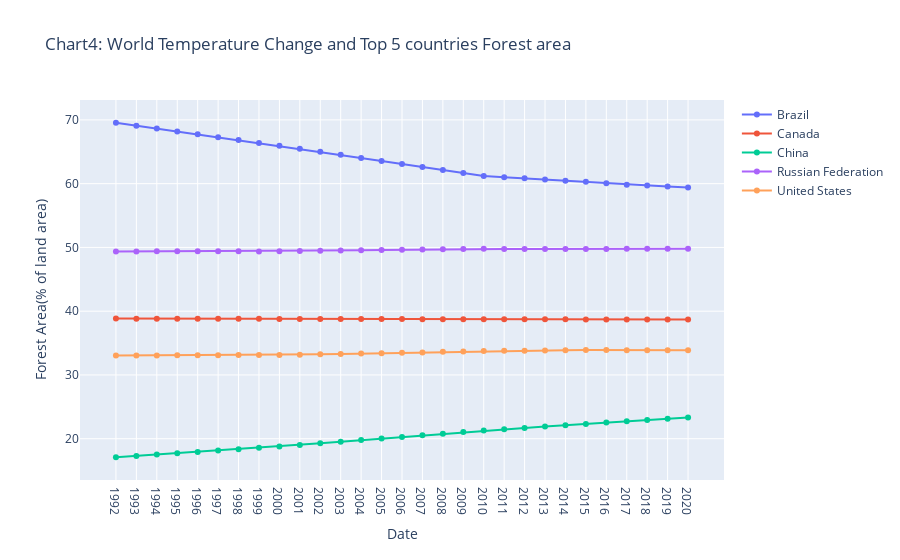

The code cell stored with this chart in its notebook:
### Code cell
x = Top5_forest_data_rename['Year']

# Create a bar plot with data from different times
fig = go.Figure()
for i in range(1,6):
    fig.add_trace(go.Scatter(x=x, 
                             y=Top5_forest_data_rename.iloc[:,i], 
                             mode='lines+markers',
                             name=Top5_forest_data_rename.columns.to_list()[i]))


# Set the layout of the plot
fig.update_layout(title='Chart4: World Temperature Change and Top 5 countries Forest area',
                  xaxis_title='Date', yaxis_title='Forest Area(% of land area)')

# Show the plot
fig.show()

### Figure 1 — Plotly figure (JSON) as saved in the notebook; plotly's stock layout.template omitted (floating-point values rounded to 4 significant figures)
{"data": [{"mode": "lines+markers", "name": "Brazil", "type": "scatter", "x": ["1992", "1993", "1994", "1995", "1996", "1997", "1998", "1999", "2000", "2001", "2002", "2003", "2004", "2005", "2006", "2007", "2008", "2009", "2010", "2011", "2012", "2013", "2014", "2015", "2016", "2017", "2018", "2019", "2020"], "y": [69.55, 69.1, 68.65, 68.2, 67.74, 67.29, 66.84, 66.39, 65.93, 65.46, 64.99, 64.52, 64.04, 63.57, 63.1, 62.63, 62.15, 61.68, 61.21, 61.02, 60.84, 60.66, 60.47, 60.29, 60.07, 59.83, 59.71, 59.56, 59.42]}, {"mode": "lines+markers", "name": "Canada", "type": "scatter", "x": ["1992", "1993", "1994", "1995", "1996", "1997", "1998", "1999", "2000", "2001", "2002", "2003", "2004", "2005", "2006", "2007", "2008", "2009", "2010", "2011", "2012", "2013", "2014", "2015", "2016", "2017", "2018", "2019", "2020"], "y": [38.84, 38.83, 38.82, 38.82, 38.81, 38.81, 38.8, 38.8, 38.79, 38.79, 38.78, 38.78, 38.77, 38.77, 38.76, 38.76, 38.75, 38.74, 38.74, 38.73, 38.73, 38.73, 38.72, 38.72, 38.71, 38.71, 38.7, 38.7, 38.7]}, {"mode": "lines+markers", "name": "China", "type": "scatter", "x": ["1992", "1993", "1994", "1995", "1996", "1997", "1998", "1999", "2000", "2001", "2002", "2003", "2004", "2005", "2006", "2007", "2008", "2009", "2010", "2011", "2012", "2013", "2014", "2015", "2016", "2017", "2018", "2019", "2020"], "y": [17.09, 17.31, 17.52, 17.73, 17.94, 18.15, 18.36, 18.57, 18.78, 19.03, 19.28, 19.53, 19.78, 20.03, 20.28, 20.53, 20.78, 21.04, 21.29, 21.49, 21.7, 21.9, 22.11, 22.31, 22.54, 22.74, 22.94, 23.14, 23.34]}, {"mode": "lines+markers", "name": "Russian Federation", "type": "scatter", "x": ["1992", "1993", "1994", "1995", "1996", "1997", "1998", "1999", "2000", "2001", "2002", "2003", "2004", "2005", "2006", "2007", "2008", "2009", "2010", "2011", "2012", "2013", "2014", "2015", "2016", "2017", "2018", "2019", "2020"], "y": [49.36, 49.37, 49.39, 49.4, 49.4, 49.4, 49.4, 49.38, 49.4, 49.44, 49.47, 49.51, 49.55, 49.58, 49.63, 49.66, 49.7, 49.74, 49.77, 49.77, 49.77, 49.77, 49.76, 49.76, 49.77, 49.78, 49.78, 49.78, 49.78]}, {"mode": "lines+markers", "name": "United States", "type": "scatter", "x": ["1992", "1993", "1994", "1995", "1996", "1997", "1998", "1999", "2000", "2001", "2002", "2003", "2004", "2005", "2006", "2007", "2008", "2009", "2010", "2011", "2012", "2013", "2014", "2015", "2016", "2017", "2018", "2019", "2020"], "y": [33.05, 33.06, 33.07, 33.08, 33.09, 33.11, 33.12, 33.13, 33.13, 33.19, 33.24, 33.3, 33.36, 33.41, 33.47, 33.53, 33.64, 33.69, 33.75, 33.78, 33.81, 33.84, 33.87, 33.9, 33.9, 33.87, 33.87, 33.87, 33.87]}], "layout": {"title": {"text": "Chart4: World Temperature Change and Top 5 countries Forest area"}, "xaxis": {"title": {"text": "Date"}}, "yaxis": {"title": {"text": "Forest Area(% of land area)"}}}}
